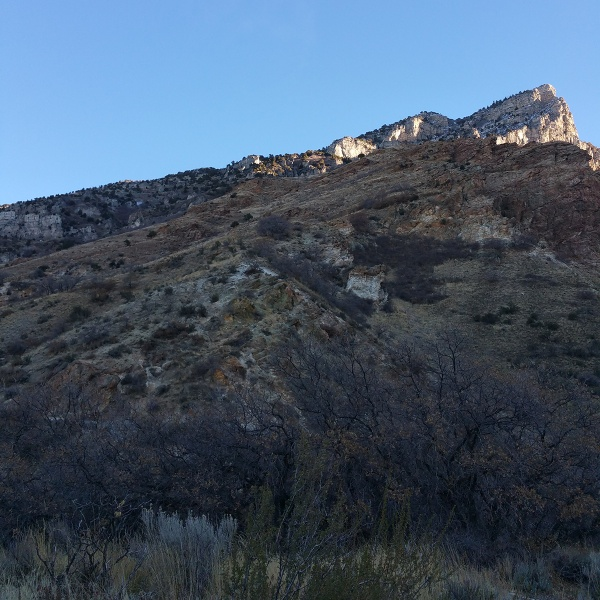
#> input picture test1/pic1.jpg, 600 x 600 px
$ python main.py 3 test1/pic1.jpg test1/pic2.jpg test1/pic2.jpg out.png   (Python 2 division)
#> lines starting #> are read from the running program, lines starting #| are printed output that depends on the picture
# Instructions:
# Do not change the output file names, use the helper functions as you see fit

import os
import sys
import cv2
import numpy as np
import matplotlib.pyplot as plt
import math

# [13 lines left out: function help_message, not called in this run]

'''
Detect, extract and match features between img1 and img2.
Using SIFT as the detector/extractor, but this is inconsequential to the user.
Returns: (pts1, pts2), where ptsN are points on image N.
    The lists are "aligned", i.e. point i in pts1 matches with point i in pts2.
Usage example:
    im1 = cv2.imread("image1.jpg", 0)
    im2 = cv2.imread("image2.jpg", 0)
    (pts1, pts2) = feature_matching(im1, im2)
    plt.subplot(121)
    plt.imshow(im1)
    plt.scatter(pts1[:,:,0],pts1[:,:,1], 0.5, c='r', marker='x')
    plt.subplot(122)
    plt.imshow(im2)
    plt.scatter(pts1[:,:,0],pts1[:,:,1], 0.5, c='r', marker='x')
'''
def feature_matching(img1, img2, savefig=False):
    # Initiate SIFT detector
    sift = cv2.xfeatures2d.SIFT_create()
    # find the keypoints and descriptors with SIFT
    kp1, des1 = sift.detectAndCompute(img1,None)
    kp2, des2 = sift.detectAndCompute(img2,None)
    # FLANN parameters
    FLANN_INDEX_KDTREE = 1
    index_params = dict(algorithm = FLANN_INDEX_KDTREE, trees = 5)
    search_params = dict(checks=50)   # or pass empty dictionary
    flann = cv2.FlannBasedMatcher(index_params,search_params)
    matches2to1 = flann.knnMatch(des2,des1,k=2)

    matchesMask_ratio = [[0,0] for i in xrange(len(matches2to1))]
    match_dict = {}
    for i,(m,n) in enumerate(matches2to1):
        if m.distance < 0.7*n.distance:
            matchesMask_ratio[i]=[1,0]
            match_dict[m.trainIdx] = m.queryIdx

    good = []
    recip_matches = flann.knnMatch(des1,des2,k=2)
    matchesMask_ratio_recip = [[0,0] for i in xrange(len(recip_matches))]

    for i,(m,n) in enumerate(recip_matches):
        if m.distance < 0.7*n.distance: # ratio
            if m.queryIdx in match_dict and match_dict[m.queryIdx] == m.trainIdx: #reciprocal
                good.append(m)
                matchesMask_ratio_recip[i]=[1,0]


    if savefig:
        draw_params = dict(matchColor = (0,255,0),
                           singlePointColor = (255,0,0),
                           matchesMask = matchesMask_ratio_recip,
                           flags = 0)
        img3 = cv2.drawMatchesKnn(img1,kp1,img2,kp2,recip_matches,None,**draw_params)

        plt.figure(),plt.xticks([]),plt.yticks([])
        plt.imshow(img3,)
        plt.savefig("feature_matching.png",bbox_inches='tight')

    return ([ kp1[m.queryIdx].pt for m in good ],[ kp2[m.trainIdx].pt for m in good ])

'''
Warp an image from cartesian coordinates (x, y) into cylindrical coordinates (theta, h)
Returns: (image, mask)
Mask is [0,255], and has 255s wherever the cylindrical images has a valid value.
Masks are useful for stitching
Usage example:
    im = cv2.imread("myimage.jpg",0) #grayscale
    h,w = im.shape
    f = 700
    K = np.array([[f, 0, w/2], [0, f, h/2], [0, 0, 1]]) # mock calibration matrix
    imcyl = cylindricalWarpImage(im, K)
'''
# [36 lines left out: function cylindricalWarpImage, not called in this run]

'''
Calculate the geometric transform (only affine or homography) between two images,
based on feature matching and alignment with a robust estimator (RANSAC).
Returns: (M, pts1, pts2, mask)
Where: M    is the 3x3 transform matrix
       pts1 are the matched feature points in image 1
       pts2 are the matched feature points in image 2
       mask is a binary mask over the lists of points that selects the transformation inliers
Usage example:
    im1 = cv2.imread("image1.jpg", 0)
    im2 = cv2.imread("image2.jpg", 0)
    (M, pts1, pts2, mask) = getTransform(im1, im2)
    # for example: transform im1 to im2's plane
    # first, make some room around im2
    im2 = cv2.copyMakeBorder(im2,200,200,500,500, cv2.BORDER_CONSTANT)
    # then transform im1 with the 3x3 transformation matrix
    out = cv2.warpPerspective(im1, M, (im1.shape[1],im2.shape[0]), dst=im2.copy(), borderMode=cv2.BORDER_TRANSPARENT)
    plt.imshow(out, cmap='gray')
    plt.show()
'''
def getTransform(src, dst, method='affine'):
    pts1,pts2 = feature_matching(src,dst)

    src_pts = np.float32(pts1).reshape(-1,1,2)
    dst_pts = np.float32(pts2).reshape(-1,1,2)

    if method == 'affine':
        M, mask = cv2.estimateAffine2D(src_pts, dst_pts, cv2.RANSAC, ransacReprojThreshold=5.0)
        #M = np.append(M, [[0,0,1]], axis=0)

    if method == 'homography':
        M, mask = cv2.findHomography(src_pts, dst_pts, cv2.RANSAC, 5.0)

    matchesMask = mask.ravel().tolist()

    return (M, pts1, pts2, mask)

# ===================================================
# ================ Perspective Warping ==============
# ===================================================
# [55 lines left out: function Perspective_warping, not called in this run]

def Laplacian_blending(img1,img2,mask,levels=4):

	G1 = img1.copy()
    	G2 = img2.copy()
    	GM = mask.copy()
    	gp1 = [G1]
   	gp2 = [G2]
    	gpM = [GM]
    	for i in xrange(levels):
        	G1 = cv2.pyrDown(G1)
        	G2 = cv2.pyrDown(G2)
        	GM = cv2.pyrDown(GM)
        	gp1.append(np.float32(G1))
        	gp2.append(np.float32(G2))
        	gpM.append(np.float32(GM))

    	# generate Laplacian Pyramids for A,B and masks
    	lp1  = [gp1[levels-1]] # the bottom of the Lap-pyr holds the last (smallest) Gauss level
    	lp2  = [gp2[levels-1]]
    	gpMr = [gpM[levels-1]]
    	for i in xrange(levels-1,0,-1):
        # Laplacian: subtarct upscaled version of lower level from current level
        # to get the high frequencies
        	L1 = np.subtract(gp1[i-1], cv2.pyrUp(gp1[i]))
        	L2 = np.subtract(gp2[i-1], cv2.pyrUp(gp2[i]))
        	lp1.append(L1)
        	lp2.append(L2)
        	gpMr.append(gpM[i-1]) # also reverse the masks

    	# Now blend images according to mask in each level
    	LS = []
    	for l1,l2,gm in zip(lp1,lp2,gpMr):
        	ls = l1 * gm + l2 * (1.0 - gm)
       		LS.append(ls)

    	# now reconstruct
    	ls_ = LS[0]
    	for i in xrange(1,levels):
        	ls_ = cv2.pyrUp(ls_)
		ls_ = cv2.add(ls_, LS[i])

	return ls_

def Bonus_perspective_warping(img1, img2, img3):

	img1 = cv2.copyMakeBorder(img1,200,200,500,500, cv2.BORDER_CONSTANT)
    	(M, pts1, pts2, mask1) = getTransform(img3, img1,'homography')
        (M1, pts3, pts4, mask2) = getTransform(img2, img1,'homography')

	m = np.ones_like(img3, dtype='float32')
	m1 = np.ones_like(img2, dtype='float32')


	out1 = cv2.warpPerspective(img3, M, (img1.shape[1],img1.shape[0]))
	out2 = cv2.warpPerspective(img2, M1, (img1.shape[1],img1.shape[0]))
	out3 = cv2.warpPerspective(m, M, (img1.shape[1],img1.shape[0]))
	out4 = cv2.warpPerspective(m1, M1, (img1.shape[1],img1.shape[0]))

	lpb = Laplacian_blending(out1,img1,out3,4)

	lpb1 = Laplacian_blending(out2,lpb,out4,4)
	cv2.imwrite('output_homography_lpb.png',lpb1)
	o=cv2.imread('output_homography_lpb.png',0)

	output_image = o
	output_name = sys.argv[5] + "output_homography_lpb.png"
	cv2.imwrite(output_name, output_image)

	return True

# ===================================================
# =============== Cynlindrical Warping ==============
# ============	=======================================
# [128 lines left out: functions Cylindrical_warping, Bonus_cylindrical_warping, not called in this run]

'''
This exact function will be used to evaluate your results for HW2
Compare your result with master image and get the difference, the grading
criteria is posted on Piazza
'''
# [36 lines left out: function RMSD, not called in this run]
if __name__ == '__main__':
   question_number = -1

   # Validate the input arguments
   if (len(sys.argv) != 6):
      help_message()
      sys.exit()
   else:
      question_number = int(sys.argv[1])
      if (question_number > 4 or question_number < 1):
	 print("Input parameters out of bound ...")
         sys.exit()

   input_image1 = cv2.imread(sys.argv[2], 0)
#> input_image1: shape (600, 600); min 0, max 255, mean 83.2
   input_image2 = cv2.imread(sys.argv[3], 0)
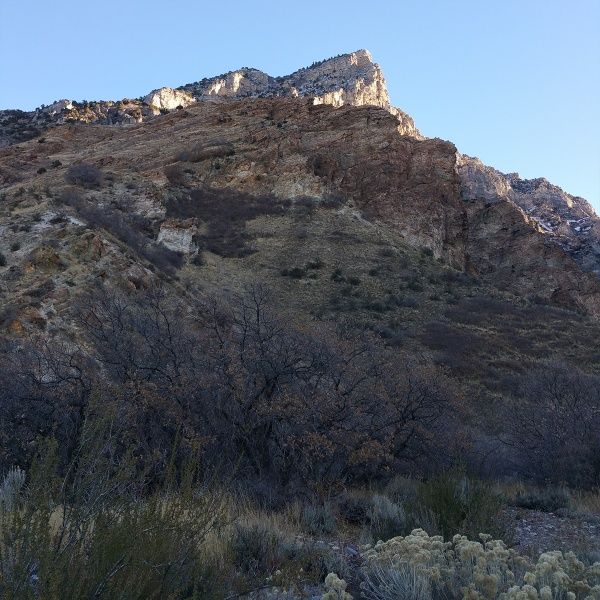
#> input picture test1/pic2.jpg, 600 x 600 px
#> input_image2: shape (600, 600); min 0, max 255, mean 88.8
   input_image3 = cv2.imread(sys.argv[4], 0)

   function_launch = {
   1 : Perspective_warping,
   2 : Cylindrical_warping,
   3 : Bonus_perspective_warping,
   4 : Bonus_cylindrical_warping
   }

   # Call the function
   function_launch[question_number](input_image1, input_image2, input_image3)
#> in Bonus_perspective_warping, `img1 = cv2.copyMakeBorder(img1,200,200,500,500, cv2.BORDER_CONSTANT)`:
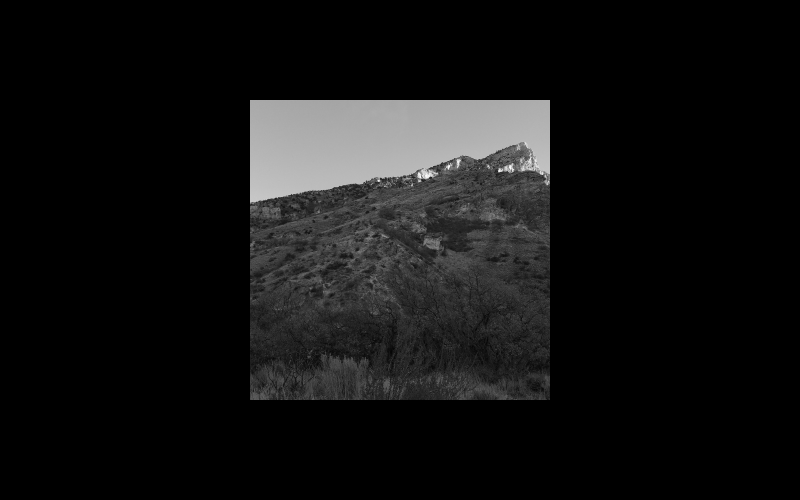
#> img1: shape (1000, 1600) (shown at 1/2 size); min 0, max 255, mean 18.7
#> in feature_matching, `kp1, des1 = sift.detectAndCompute(img1,None)`: kp1 = 1488 keypoints; strongest (x, y, size): (70, 107, 3.4), (179, 107, 3.4), (74, 103, 3.3), (140, 120, 2.6)
#> in feature_matching, `kp2, des2 = sift.detectAndCompute(img2,None)`: kp2 = 1411 keypoints; strongest (x, y, size): (757, 361, 3.1), (999, 341, 4.8), (604, 298, 153.4), (1036, 261, 99.3)
#> in feature_matching, `matches2to1 = flann.knnMatch(des2,des1,k=2)`: matches2to1 = 1411 matches
#> in feature_matching, `matchesMask_ratio = [[0,0] for i in xrange(len(matches2to1))]`: matchesMask_ratio = 1411 pairs, first value 0 to 0, second value 0 to 0
#> after the loop in feature_matching, `for i,(m,n) in enumerate(matches2to1):`: match_dict = 422 items; matchesMask_ratio = 1411 pairs, first value 0 to 1, second value 0 to 0
#> in feature_matching, `recip_matches = flann.knnMatch(des1,des2,k=2)`: recip_matches = 1488 matches
#> in feature_matching, `matchesMask_ratio_recip = [[0,0] for i in xrange(len(recip_matches))]`: matchesMask_ratio_recip = 1488 pairs, first value 0 to 0, second value 0 to 0
#> after the loop in feature_matching, `for i,(m,n) in enumerate(recip_matches):`: good = 413 matches; matchesMask_ratio_recip = 1488 pairs, first value 0 to 1, second value 0 to 0
#> in getTransform, `pts1,pts2 = feature_matching(src,dst)`: pts1 = 413 pairs, first value 4.29 to 395, second value 52.9 to 522; pts2 = 413 pairs, first value 531 to 1088.9, second value 288.1 to 778.8
#> in getTransform, `src_pts = np.float32(pts1).reshape(-1,1,2)`: src_pts = 413 rows, first 8: [4.29, 252.8], [6.49, 210], [6.8, 197.4], [6.89, 131.6], [7.07, 337.1], [10.5, 231.9], [14.62, 228.8], [15.27, 247.4]
#> in getTransform, `dst_pts = np.float32(pts2).reshape(-1,1,2)`: dst_pts = 413 rows, first 8: [704.8, 504.1], [705.3, 463.2], [704.8, 451.2], [701.8, 388.6], [711.3, 585.7], [709.5, 483.9], [713.1, 480.9], [714.5, 498.8]
#> in getTransform, `M, mask = cv2.findHomography(src_pts, dst_pts, cv2.RANSAC, 5.0)`: M = [[0.696, 0.000332, 690], [-0.152, 0.911, 266], [-0.000262, -6.14e-05, 1]]; mask = 413 values, max 1 at index 0, min 0 at index 365, mean 0.995
#> in getTransform, `matchesMask = mask.ravel().tolist()`: matchesMask has the same summary as mask
#> in Bonus_perspective_warping, `(M, pts1, pts2, mask1) = getTransform(img3, img1,'homography')`: mask1 has the same summary as mask in getTransform
#> after the loop in feature_matching (call 2), `for i,(m,n) in enumerate(recip_matches):`: good = 412 matches
#> in getTransform (call 2), `src_pts = np.float32(pts1).reshape(-1,1,2)`: src_pts = 412 rows, first 8: [6.49, 210], [6.8, 197.4], [6.89, 131.6], [7.07, 337.1], [10.5, 231.9], [14.62, 228.8], [15.27, 247.4], [15.39, 108.4]
#> in getTransform (call 2), `dst_pts = np.float32(pts2).reshape(-1,1,2)`: dst_pts = 412 rows, first 8: [705.3, 463.2], [704.8, 451.2], [701.8, 388.6], [711.3, 585.7], [709.5, 483.9], [713.1, 480.9], [714.5, 498.8], [708.4, 366.2]
#> in Bonus_perspective_warping, `(M1, pts3, pts4, mask2) = getTransform(img2, img1,'homography')`: M1 = [[0.696, 0.00149, 690], [-0.152, 0.912, 266], [-0.000262, -5.94e-05, 1]]; pts3 = 412 pairs, first value 6.49 to 395, second value 52.9 to 522; pts4 = 412 pairs, first value 531 to 1088.9, second value 288.1 to 778.8; mask2 = 412 values, max 1 at index 0, min 0 at index 362, mean 0.995
#> in Bonus_perspective_warping, `out3 = cv2.warpPerspective(m, M, (img1.shape[1],img1.shape[0]))`: m: shape (600, 600) float32; every value is 1
#> after the loop in Laplacian_blending, `for i in xrange(levels):`:
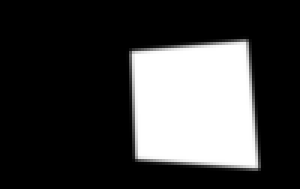
#> GM: shape (63, 100) float32 (shown 3 times larger); min 0, max 1, mean 0.251
#> after the loop in Laplacian_blending, `for i in xrange(levels):`: gp1 = 5 items
#> after the loop in Laplacian_blending, `for i in xrange(levels-1,0,-1):`: gpMr = 4 items
#> the loop in Laplacian_blending, `for l1,l2,gm in zip(lp1,lp2,gpMr):` made 4 passes
#> pass 1, in Laplacian_blending, `ls = l1 * gm + l2 * (1.0 - gm)`:
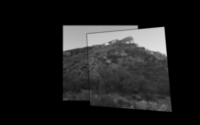
#> ls: shape (125, 200) float32; min 0, max 229, mean 30.7
#> after the loop in Laplacian_blending, `for i in xrange(1,levels):`:
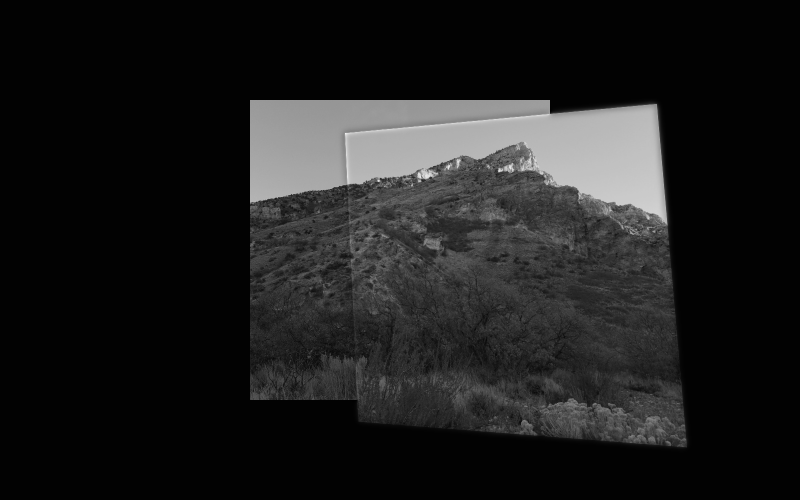
#> ls_: shape (1000, 1600) float32 (shown at 1/2 size); min -2.41, max 282.1, mean 31.1; drawn with min black and max white
#> the loop in Laplacian_blending (call 2), `for i in xrange(levels-1,0,-1):` made 3 passes
#> pass 1, in Laplacian_blending (call 2), `L2 = np.subtract(gp2[i-1], cv2.pyrUp(gp2[i]))`:
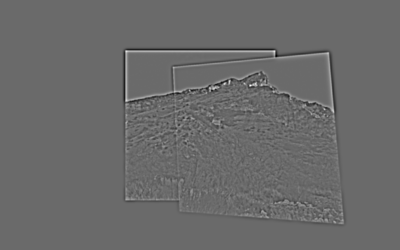
#> L2: shape (250, 400) float32; min -56.75, max 78.77, mean 0; drawn with min black and max white
#> the loop in Laplacian_blending (call 2), `for l1,l2,gm in zip(lp1,lp2,gpMr):` made 4 passes
#> pass 1, in Laplacian_blending (call 2), `ls = l1 * gm + l2 * (1.0 - gm)`:
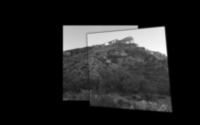
#> ls: shape (125, 200) float32; min -1.68e-06, max 229, mean 31; drawn with min black and max white
